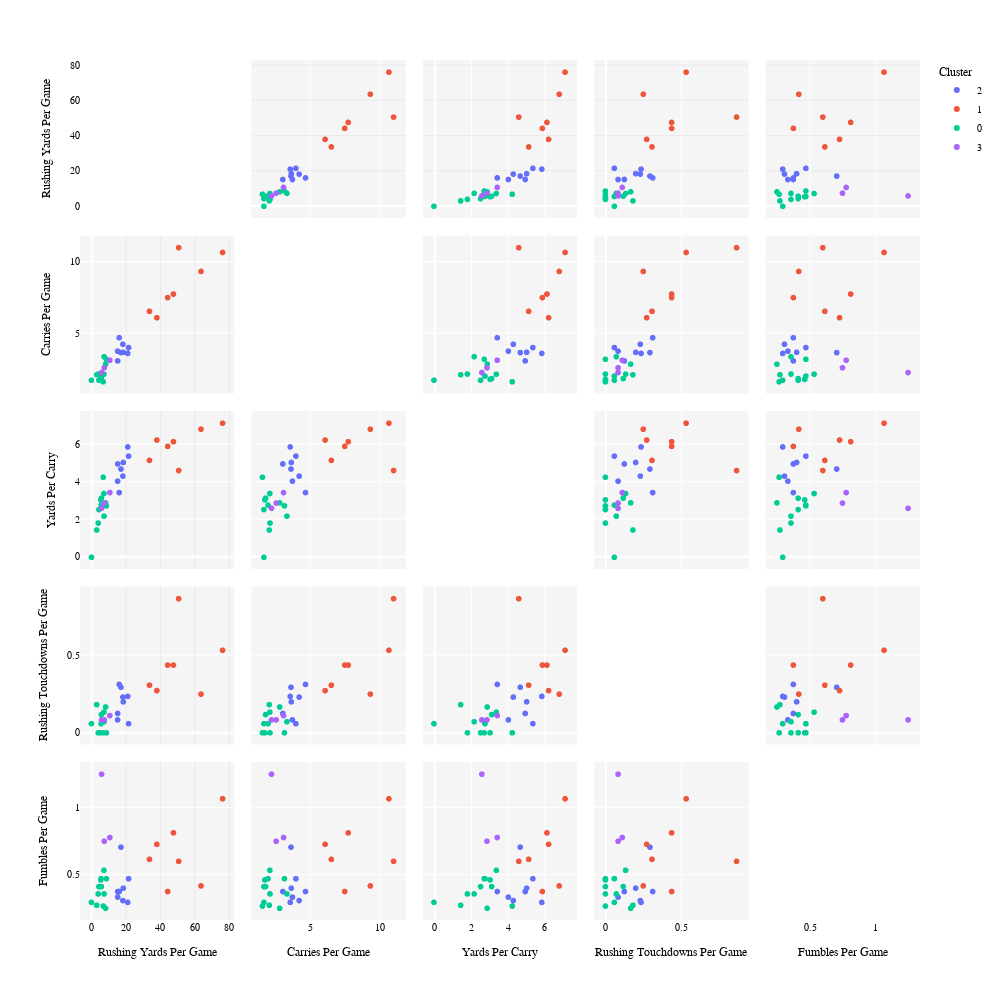

Source (notebook cell):
### Code cell
graph_pair_plot_plotly(df=df_4, cluster_rankings=cluster_ranking_4,
                       position=position, stats=stats, 
                       save_suffix=suffix, font_size=font_size, marker_size=marker_size,
                       height=dim, width=dim
                      )

### Figure 1 — Plotly figure (JSON) as saved in the notebook; plotly's stock layout.template omitted (floating-point values rounded to 4 significant figures)
{"data": [{"diagonal": {"visible": false}, "dimensions": [{"axis": {"matches": true}, "label": "Rushing Yards Per Game", "values": [21.06, 16.06, 21.53, 17.12, 18.47, 15.17, 15.19, 18.23]}, {"axis": {"matches": true}, "label": "Carries Per Game", "values": [3.588, 4.688, 4, 3.647, 3.667, 3.75, 3.062, 4.231]}, {"axis": {"matches": true}, "label": "Yards Per Carry", "values": [5.87, 3.43, 5.38, 4.69, 5.04, 4.04, 4.96, 4.31]}, {"axis": {"matches": true}, "label": "Rushing Touchdowns Per Game", "values": [0.2353, 0.3125, 0.05882, 0.2941, 0.2, 0.08333, 0.125, 0.2308]}, {"axis": {"matches": true}, "label": "Fumbles Per Game", "values": [0.2941, 0.375, 0.4706, 0.7059, 0.4, 0.3333, 0.375, 0.3077]}], "hovertemplate": "<b>%{hovertext}</b><br><br>Cluster=2<br>%{xaxis.title.text}=%{x}<br>%{yaxis.title.text}=%{y}<extra></extra>", "hovertext": ["Patrick Mahomes", "Joe Burrow", "Geno Smith", "Trevor Lawrence", "Russell Wilson", "Dak Prescott", "Jacoby Brissett", "Kenny Pickett"], "legendgroup": "2", "marker": {"color": "#636efa", "size": 6, "symbol": "circle"}, "name": "2", "showlegend": true, "type": "splom"}, {"diagonal": {"visible": false}, "dimensions": [{"axis": {"matches": true}, "label": "Rushing Yards Per Game", "values": [47.62, 50.67, 76.2, 44.25, 63.67, 38, 33.69]}, {"axis": {"matches": true}, "label": "Carries Per Game", "values": [7.75, 11, 10.67, 7.5, 9.333, 6.091, 6.538]}, {"axis": {"matches": true}, "label": "Yards Per Carry", "values": [6.15, 4.61, 7.14, 5.9, 6.82, 6.24, 5.15]}, {"axis": {"matches": true}, "label": "Rushing Touchdowns Per Game", "values": [0.4375, 0.8667, 0.5333, 0.4375, 0.25, 0.2727, 0.3077]}, {"axis": {"matches": true}, "label": "Fumbles Per Game", "values": [0.8125, 0.6, 1.067, 0.375, 0.4167, 0.7273, 0.6154]}], "hovertemplate": "<b>%{hovertext}</b><br><br>Cluster=1<br>%{xaxis.title.text}=%{x}<br>%{yaxis.title.text}=%{y}<extra></extra>", "hovertext": ["Josh Allen", "Jalen Hurts", "Justin Fields", "Daniel Jones", "Lamar Jackson", "Kyler Murray", "Marcus Mariota"], "legendgroup": "1", "marker": {"color": "#EF553B", "size": 6, "symbol": "circle"}, "name": "1", "showlegend": true, "type": "splom"}, {"diagonal": {"visible": false}, "dimensions": [{"axis": {"matches": true}, "label": "Rushing Yards Per Game", "values": [5.706, 4.294, 8.647, -0.05882, 5.529, 5.385, 6.8, 7.2, 3.857, 7.286, 3, 8.167]}, {"axis": {"matches": true}, "label": "Carries Per Game", "values": [1.824, 1.706, 3.176, 1.706, 2, 1.769, 1.6, 2.133, 2.143, 3.357, 2.091, 2.833]}, {"axis": {"matches": true}, "label": "Yards Per Carry", "values": [3.13, 2.52, 2.72, -0.03, 2.76, 3.04, 4.25, 3.38, 1.8, 2.17, 1.43, 2.88]}, {"axis": {"matches": true}, "label": "Rushing Touchdowns Per Game", "values": [0.1176, 0, 0, 0.05882, 0.05882, 0, 0, 0.1333, 0, 0.07143, 0.1818, 0.1667]}, {"axis": {"matches": true}, "label": "Fumbles Per Game", "values": [0.4118, 0.4118, 0.4706, 0.2941, 0.4706, 0.4615, 0.2667, 0.5333, 0.3571, 0.3571, 0.2727, 0.25]}], "hovertemplate": "<b>%{hovertext}</b><br><br>Cluster=0<br>%{xaxis.title.text}=%{x}<br>%{yaxis.title.text}=%{y}<extra></extra>", "hovertext": ["Kirk Cousins", "Jared Goff", "Justin Herbert", "Tom Brady", "Aaron Rodgers", "Tua Tagovailoa", "Derek Carr", "Davis Mills", "Andy Dalton", "Mac Jones", "Jimmy Garoppolo", "Ryan Tannehill"], "legendgroup": "0", "marker": {"color": "#00cc96", "size": 6, "symbol": "circle"}, "name": "0", "showlegend": true, "type": "splom"}, {"diagonal": {"visible": false}, "dimensions": [{"axis": {"matches": true}, "label": "Rushing Yards Per Game", "values": [5.833, 7.417, 10.67]}, {"axis": {"matches": true}, "label": "Carries Per Game", "values": [2.25, 2.583, 3.111]}, {"axis": {"matches": true}, "label": "Yards Per Carry", "values": [2.59, 2.87, 3.43]}, {"axis": {"matches": true}, "label": "Rushing Touchdowns Per Game", "values": [0.08333, 0.08333, 0.1111]}, {"axis": {"matches": true}, "label": "Fumbles Per Game", "values": [1.25, 0.75, 0.7778]}], "hovertemplate": "<b>%{hovertext}</b><br><br>Cluster=3<br>%{xaxis.title.text}=%{x}<br>%{yaxis.title.text}=%{y}<extra></extra>", "hovertext": ["Matt Ryan", "Baker Mayfield", "Taylor Heinicke"], "legendgroup": "3", "marker": {"color": "#ab63fa", "size": 6, "symbol": "circle"}, "name": "3", "showlegend": true, "type": "splom"}], "layout": {"dragmode": "select", "font": {"color": "black", "family": "Courier New, monospace", "size": 10}, "height": 1000, "legend": {"title": {"text": "Cluster"}, "tracegroupgap": 0}, "margin": {"t": 60}, "paper_bgcolor": "rgba(0,0,0,0)", "plot_bgcolor": "rgba(245, 245, 245, 1)", "showlegend": true, "width": 1000, "xaxis": {"gridcolor": "rgba(200, 200, 200, 0.5)", "gridwidth": 0.5, "showgrid": true}, "yaxis": {"gridcolor": "rgba(200, 200, 200, 0.5)", "gridwidth": 0.5, "showgrid": true}}}
